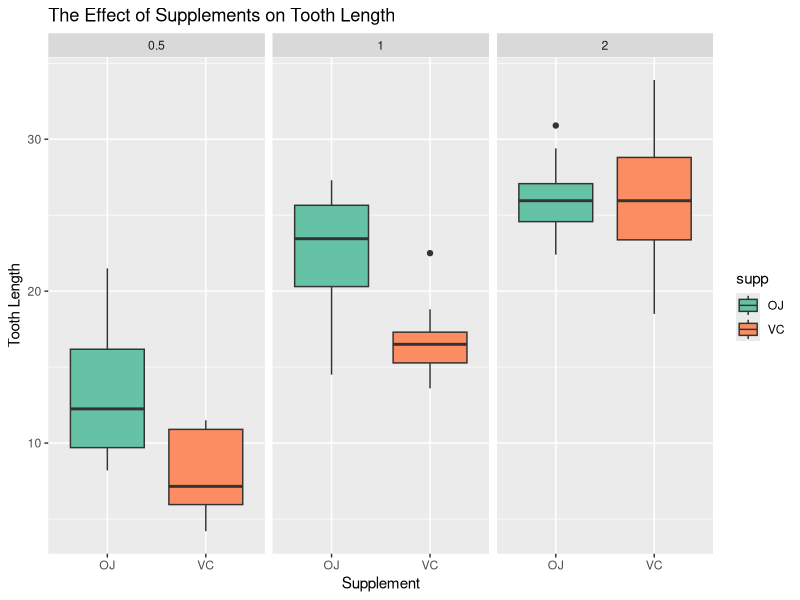
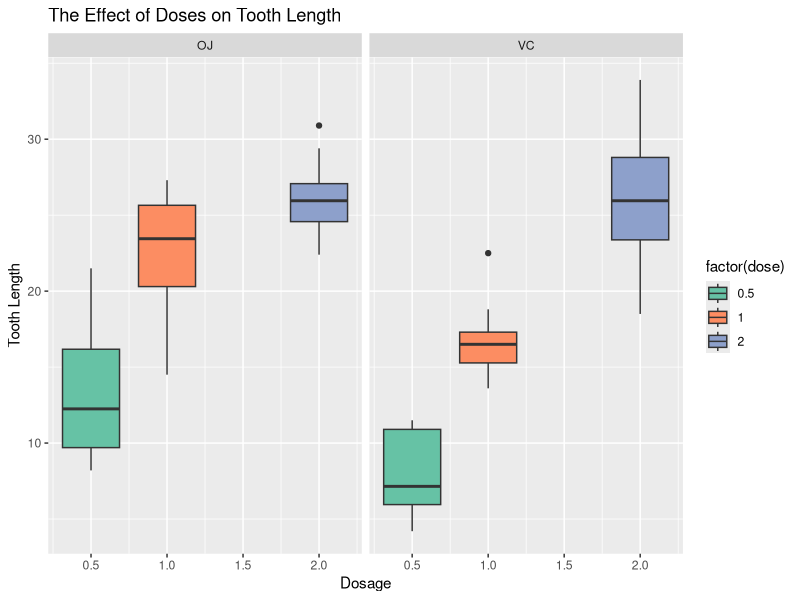

The R script that drew these images, in order:
## ---- chunk 1
# Load the data sets
library(datasets)

# Load ggplot2
library(ggplot2)

# Copy the data for internal use
data <- ToothGrowth
## ---- chunk 2
# Look at the structure of the data
str(data)

# Look at the top few rows of the data
head(data)

# Look at the summary of the data
summary(data)
## ---- chunk 3
ggplot(data = data, aes(x = supp, y = len, group = supp)) +
    geom_boxplot(aes(fill = supp)) +
    labs(
        x = 'Supplement',
        y = 'Tooth Length',
        title = 'The Effect of Supplements on Tooth Length'
    ) +
    facet_grid(. ~ dose) + 
    scale_fill_brewer(palette = 'Set2')
## ---- chunk 4
ggplot(data = data, aes(x = dose, y = len, group = factor(dose))) +
    geom_boxplot(aes(fill = factor(dose))) +
    labs(
        x = 'Dosage',
        y = 'Tooth Length',
        title = 'The Effect of Doses on Tooth Length'
    ) +
    facet_grid(. ~ supp) + 
    scale_fill_brewer(palette = 'Set2')
## ---- chunk 5
# Orange Juice and Vitamin C lead to the same overall tooth growth in gerbils
t.test(
    len ~ supp,
    data = data
)
## ---- chunk 6
# The dose of 0.5 mg per day and 1.0 mg per day lead to the same overall tooth growth in gerbils
t.test(
    len ~ dose,
    data[data$dose %in% c(0.5, 1), ]
)
## ---- chunk 7
# The dose of 1.0 mg per day and 2.0 mg per day lead to the same overall tooth growth in gerbils
t.test(
    len ~ dose,
    data[data$dose %in% c(1, 2), ]
)
## ---- chunk 8
# The dose of 0.5 mg per day and 2.0 mg per day lead to the same overall tooth growth in gerbils
t.test(
    len ~ dose,
    data[data$dose %in% c(0.5, 2), ]
)
